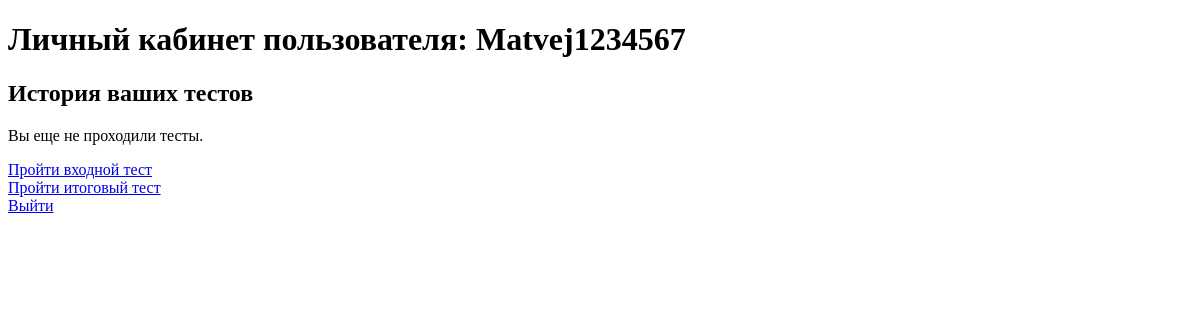
Page /profile/ (signed in) on the earlier database version.
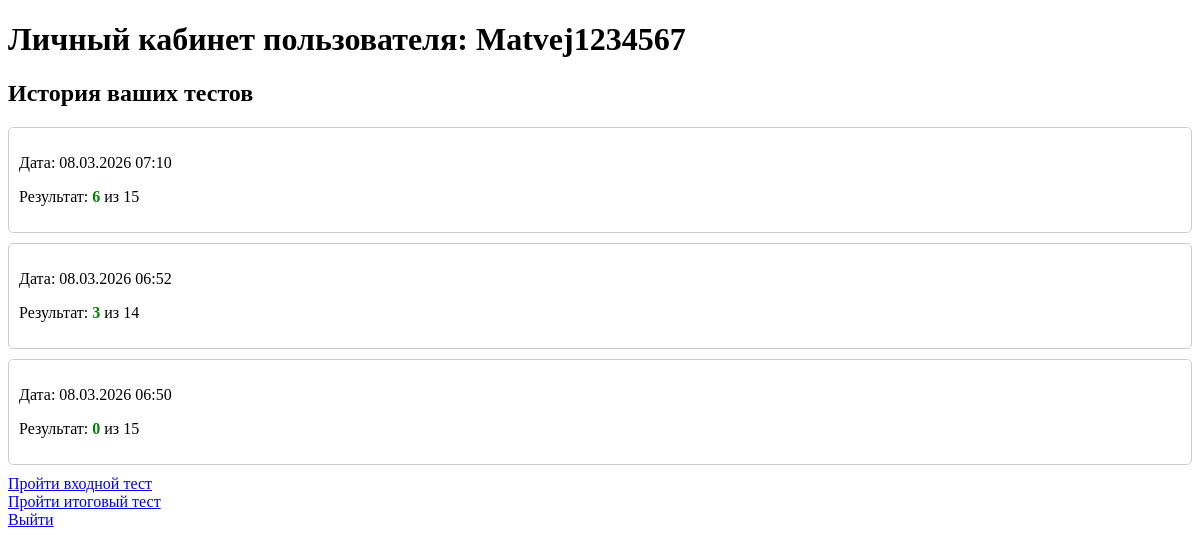
Same page on the later database version.
### base/models.py (models this page shows, shortened)
class TestResult(models.Model):
    TEST_TYPES = [
        ('start', 'Входное тестирование'),
        ('final', 'Итоговое тестирование'),
    ]
    user = models.ForeignKey(User, on_delete=models.CASCADE)
    test_type = models.CharField(max_length=10, choices=TEST_TYPES)
    score = models.IntegerField()  # количество правильных ответов
    total_questions = models.IntegerField()
    percent = models.FloatField()
    date_completed = models.DateTimeField(auto_now_add=True)

### base/views.py (the view)
# urls.py: path('profile/', views.profile, name='profile'),
@login_required
def profile(request):
    results = TestResult.objects.filter(user=request.user).order_by('-date_completed')
    return render(request, 'profile.html', {'results': results})

### templates/Profile.html (shortened to what this page needs)
<!DOCTYPE html>
<html>
<head>
</head>
<body>
    <h1>Личный кабинет пользователя: {{ user.username }}</h1>
    <h2>История ваших тестов</h2>
    {% if results %}
        {% for res in results %}
            <div class="result-card">
                <p>Дата: {{ res.date_completed|date:"d.m.Y H:i" }}</p>
                <p>Результат: <span class="success">{{ res.score }}</span> из {{ res.total_questions }}</p>
            </div>
        {% endfor %}
    {% else %}
        <p>Вы еще не проходили тесты.</p>
    {% endif %}
    <a href="{% url 'start' %}">Пройти входной тест</a>
    <br>
    <a href="{% url 'finish' %}">Пройти итоговый тест</a>
    <br>
    <a href="{% url 'logout' %}">Выйти</a>
</body>
</html>

### templates/Profile.html (style rules this page uses)
.result-card { border: 1px solid #ccc; padding: 10px; margin-bottom: 10px; border-radius: 5px; }
.success { color: green; font-weight: bold; }

Differences in the rows shown:
added TestResult: date_completed "08.03.2026 07:10", score "6", total_questions "15"
added TestResult: date_completed "08.03.2026 06:52", score "3", total_questions "14"
added TestResult: date_completed "08.03.2026 06:50", score "0", total_questions "15"
Other differences:
text no longer shown: "Вы еще не проходили тесты."
